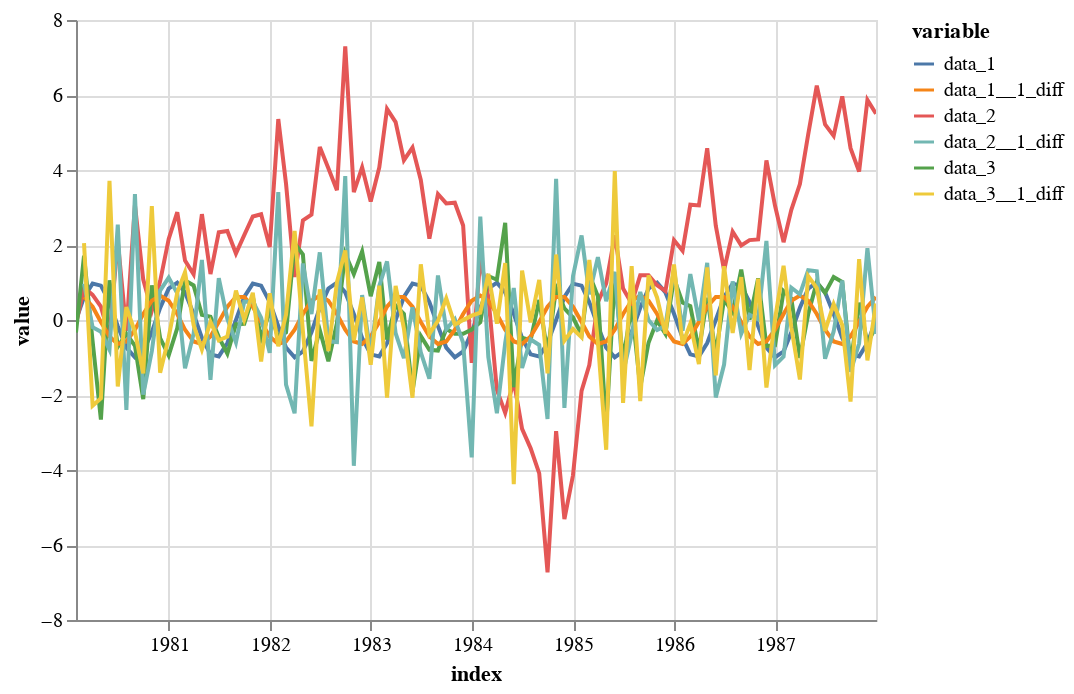

The code cell stored with this chart in its notebook:
### Markdown cell above
You can click on each of the variables in the legend above to show off that plot off (hold shift + click to select multiples).  Let's look at a few of these and see what the deal is.


``data_1`` is quite regular: it repeats in a predictable pattern.  This is **seasonality**: the presence of variations that occur at specific regular intervals.  

``data_2`` shows something which is similar, but not quite the same: it's rising in a predictable way, but the data is not predictable in the same way as ``data_1``.  This is a behavior which has similar variations as seasonality, but does _not_ occur at regular intervals &mdash; we call behavior like this a **trend**.  The a stock's hourly or daily prices are a good example of a timeseries with a trend: there are rises and falls, but we cannot predict (in the long term) when either will happen.

``data_3`` shows neither pattern: we see neither trends nor seasonality.  We will call such a timeseries **stationary**: it shows neither seasonality nor trends.  Think of white-noise here.

Take a look at [the plot in this chapter](https://otexts.com/fpp3/stationarity.html) and try to guess which are seasonal, which have trends, and which are stationary.  The answers are below the figures.  It's tricky!

## How to Make a Timeseries Stationary

There are some cool things we can do if we know that a timeseries is stationary.  We'll see this in a little bit but, for a second, let's talk about one of the most popular ways to make a (general) timeseries stationary.

Suppose we have some point ``y_t`` in our timeseries, and we look at `y_t+1`.  What could happen?  The value could have gone up, gone down, or stayed the same.  This feels like a pretty benign observation, but it turns out that it's quite useful to have a feature like this.  We call this ``1-diff``-ing, taking the difference between successive points to see a rate-of-change in our timeseries.  Let's look at our plots from above with 1-diff applied.

### Code cell
df = make_data()
df["data_1__1_diff"] = df["data_1"].diff(1)
df["data_2__1_diff"] = df["data_2"].diff(1)
df["data_3__1_diff"] = df["data_3"].diff(1)

plot_in_altair(df).interactive()

### Figure 1 — Vega-Lite specification as saved in the notebook (floating-point values rounded to 4 significant figures; data arrays with more than 128 entries replaced by an {"elided": "..."} marker saying what was removed)
{"config": {"view": {"continuousWidth": 400, "continuousHeight": 300}}, "data": {"name": "data-08f7c173bce5babd2d7187842ea7fbe8"}, "mark": "line", "encoding": {"color": {"field": "variable", "type": "nominal"}, "opacity": {"condition": {"value": 1, "selection": "selector002"}, "value": 0.2}, "x": {"field": "index", "type": "temporal"}, "y": {"field": "value", "type": "quantitative"}}, "selection": {"selector002": {"type": "multi", "fields": ["variable"], "bind": "legend"}, "selector003": {"type": "interval", "bind": "scales", "encodings": ["x", "y"]}}, "$schema": "https://vega.github.io/schema/vega-lite/v4.17.0.json", "datasets": {"data-08f7c173bce5babd2d7187842ea7fbe8": {"elided": "576 records"}}}
